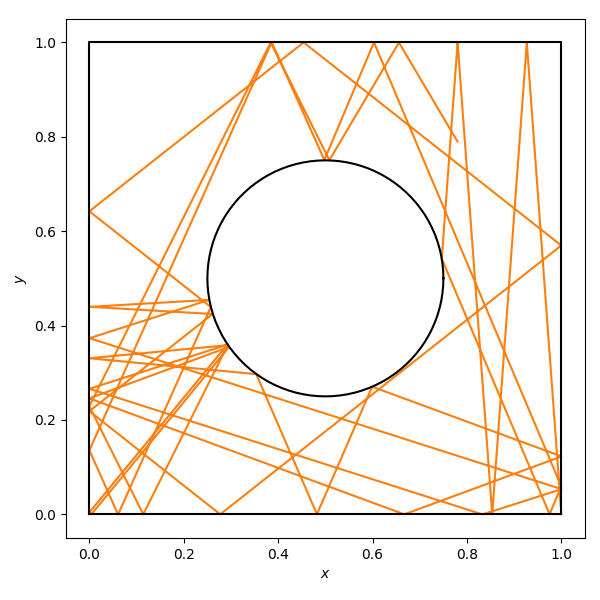

The Python source for this figure:
import numpy as np
# Dynamical Billiards Simulation
# FB - 201010295
# See Wikipedia for more info:
# http://en.wikipedia.org/wiki/Dynamical_billiards
import math
import random
from PIL import Image, ImageDraw
from matplotlib import pyplot as plt



# Only 1 ball is used!
maxSteps = 20000 # of steps of ball motion (in constant speed)

n = 1 # of circular obstacles

for k in range(3):
    # create circular obstacle(s)
    cxList = []
    cyList = []
    crList = []
    for i in range(n):
        while(True): # circle(s) must not overlap
            cr = (3-k)/8 # circle radius
            cx = 1/2 # circle center x
            cy = 1/2 # circle center y
            flag = True
            if i > 0:
                for j in range(i):
                    if math.hypot(cx - cxList[j], cy - cyList[j]) < cr + crList[j]:
                        flag = False
                        break
            if flag == True:
                break
        #draw.ellipse((cx - cr, cy - cr, cx + cr, cy + cr))
        cxList.append(cx)
        cyList.append(cy)
        crList.append(cr)


    X,Y = [], []
    # initial location of the ball must be outside of the circle(s)
    while(True):
        x = float(random.randint(0, 1))
        y = float(random.randint(0, 1))
        flag = False
        for i in range(n):
            if math.hypot(x - cxList[i], y - cyList[i]) <= crList[i]:
                flag = True
                break
        if flag == False:
            break
        
    # initial direction of the ball
    a = 2.0 * math.pi * random.random()
    s = math.sin(a)
    c = math.cos(a)

    dt = 0.001
    for i in range(maxSteps):
        #image.putpixel((int(x), int(y)), (255, 255, 255))
        xnew = x + c*dt
        ynew = y + s*dt

        # reflection from the walls
        if xnew < 0 or xnew > 1:
            c = -c
            xnew = x
        if ynew < 0 or ynew > 1:
            s = -s
            ynew = y

        # reflection from the circle(s)
        for i in range(n):
            if math.hypot(xnew - cxList[i], ynew - cyList[i]) <= crList[i]:
                # angle of the circle point
                ca = math.atan2(ynew - cyList[i], xnew - cxList[i])
                # reversed collision angle of the ball
                rca = math.atan2(-s, -c)
                # reflection angle of the ball
                rab = rca + (ca - rca) * 2
                s = math.sin(rab)
                c = math.cos(rab)
                xnew = x
                ynew = y

        x = xnew
        y = ynew
        X.append(x)
        Y.append(y)
        
    fig, ax = plt.subplots(figsize=(6,6))

    ax.plot(X,Y, color="C1")
    N= 100
    circle = [1/2+ cr*np.cos(2*np.pi/N*i) for i in range(N+1)], [1/2+cr*np.sin(2*np.pi/N*i) for i in range(N+1)]
    ax.plot(circle[0], circle[1], color="black")
    ax.plot([0,1,1,0,0], [0,0,1,1,0], color="black")
    ax.set_xlabel("$x$")
    ax.set_ylabel("$y$")
    ax.set_aspect(1)
    fig.tight_layout()
    plt.savefig(f"sinai{k}.png")
